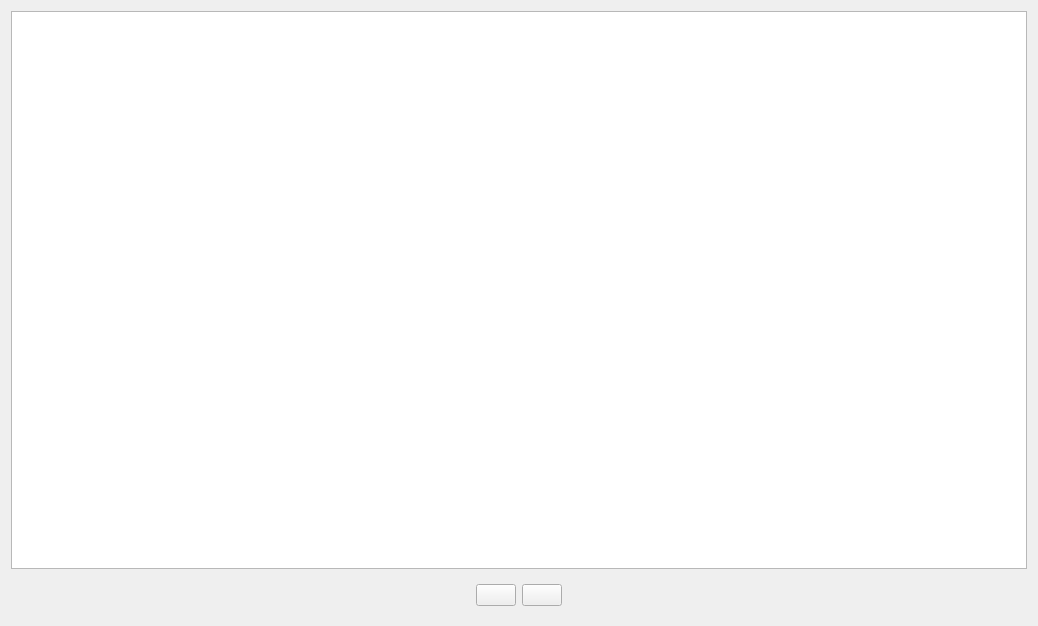
<?xml version="1.0" encoding="UTF-8"?>
<ui version="4.0">
 <class>InventoryView</class>
 <widget class="QWidget" name="InventoryView">
  <property name="geometry">
   <rect>
    <x>0</x>
    <y>0</y>
    <width>1038</width>
    <height>626</height>
   </rect>
  </property>
  <property name="windowTitle">
   <string>Form</string>
  </property>
  <layout class="QVBoxLayout" name="verticalLayout">
   <item>
    <widget class="InventoryTable" name="inventoryView"/>
   </item>
   <item>
    <widget class="QWidget" name="widget" native="true">
     <layout class="QHBoxLayout" name="horizontalLayout">
      <item>
       <spacer name="horizontalSpacer">
        <property name="orientation">
         <enum>Qt::Orientation::Horizontal</enum>
        </property>
        <property name="sizeHint" stdset="0">
         <size>
          <width>40</width>
          <height>20</height>
         </size>
        </property>
       </spacer>
      </item>
      <item>
       <widget class="QPushButton" name="add">
        <property name="toolTip">
         <string>Add Item</string>
        </property>
        <property name="text">
         <string/>
        </property>
       </widget>
      </item>
      <item>
       <widget class="QPushButton" name="remove">
        <property name="toolTip">
         <string>Remove Item</string>
        </property>
        <property name="text">
         <string/>
        </property>
       </widget>
      </item>
      <item>
       <spacer name="horizontalSpacer_2">
        <property name="orientation">
         <enum>Qt::Orientation::Horizontal</enum>
        </property>
        <property name="sizeHint" stdset="0">
         <size>
          <width>40</width>
          <height>20</height>
         </size>
        </property>
       </spacer>
      </item>
     </layout>
    </widget>
   </item>
  </layout>
 </widget>
 <customwidgets>
  <customwidget>
   <class>InventoryTable</class>
   <extends>QTableView</extends>
   <header>inventoryview.h</header>
  </customwidget>
 </customwidgets>
 <resources/>
 <connections/>
</ui>
